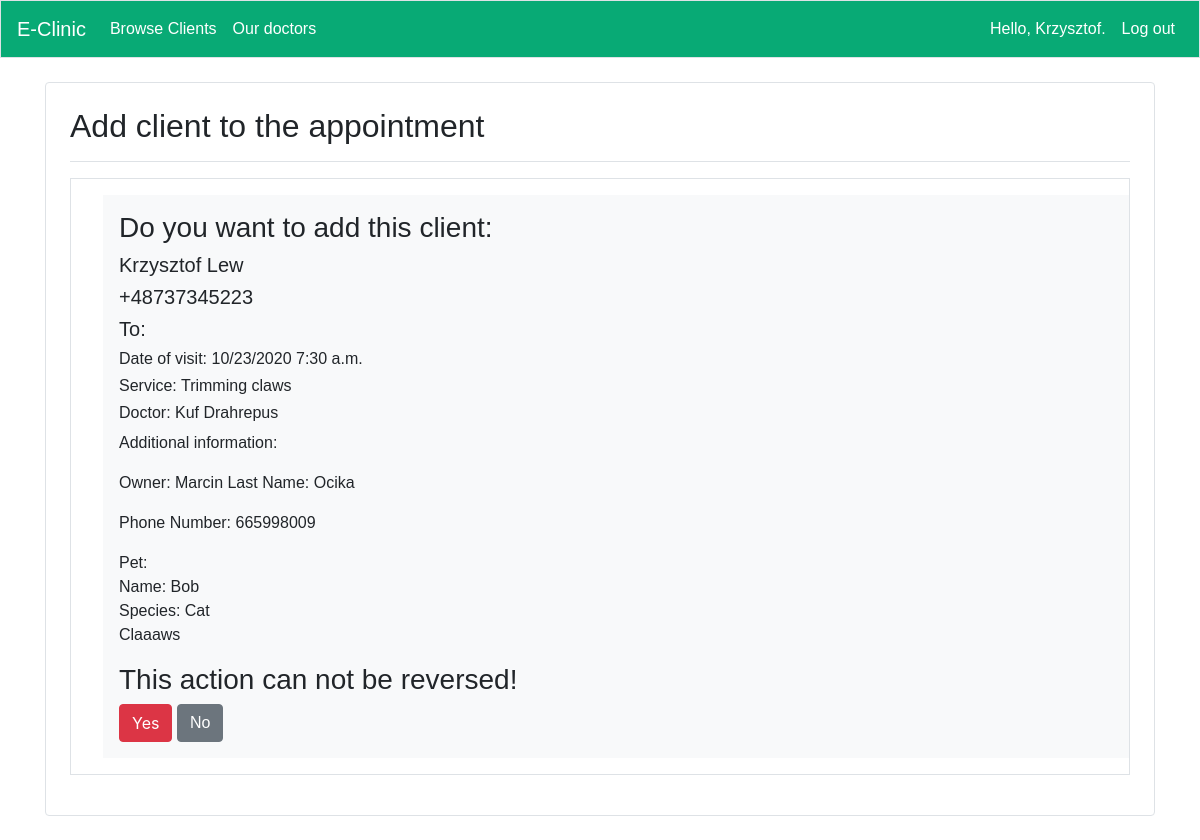
/add_client_appointment_f/16/client/1/ (signed in), run on the app's committed database.
### user/models.py (models this page shows, shortened)
class Profile(models.Model):
    user = models.OneToOneField(User,default=None, null=True, on_delete=models.CASCADE)
    phone_number = models.CharField(verbose_name=_lazy('phone_number'),
                                    max_length=15,
                                    blank=True,
                                    null=True,)
    city = models.CharField(verbose_name=_lazy('city'),
                            max_length=100,
                            blank=True,
                            null=True,)
    birth_date = models.DateField(null=True, blank=True)

class Service(models.Model):
    name = models.CharField(verbose_name=_lazy('service'),max_length=200, null=True)
    duration = models.DurationField(verbose_name=_lazy('duration'),null=True)
    admin_only = models.BooleanField(null=True,verbose_name=_lazy('staff only'))
    class Meta:
        verbose_name_plural = 'Services'
    def __str__(self):
        return f"{self.name}"

class Doctor(models.Model):
    profile = models.OneToOneField(Profile,verbose_name=_lazy('profile'),default=None, on_delete=models.CASCADE)
    speciality = models.CharField(verbose_name=_lazy('speciality'),max_length=50)
    image = models.ImageField(upload_to='static/profile_images', blank=True)
    services = models.ManyToManyField(Service,verbose_name=_lazy('services'))
    class Meta:
        verbose_name_plural = 'Doctors'
    def __str__(self):
        return f"{self.profile.user.first_name} {self.profile.user.last_name}"

### app/models.py (models this page shows, shortened)
class Appointment(models.Model):
    client = models.ForeignKey(User,verbose_name=_lazy('client'),null=True, default=None, on_delete=models.CASCADE)
    animal = models.ForeignKey(Animal,verbose_name=_lazy('animal'), on_delete=models.CASCADE,blank=True,null=True)
    slot = models.ForeignKey('user.Slot',verbose_name=_lazy('slot'), null=True, on_delete=models.SET_NULL)
    service = models.ForeignKey('user.Service',verbose_name=_lazy('service'), null=True, on_delete=models.SET_NULL)
    doctor = models.ForeignKey('user.Doctor',verbose_name=_lazy('doctor'), null=True, on_delete=models.SET_NULL)
    date = models.DateField(verbose_name=_lazy('date'),null=True)
    start_time = models.TimeField(verbose_name=_lazy('start time'),null=True)
    information = models.TextField(verbose_name=_lazy('information'),null=True,blank=True)
    class Meta:
        verbose_name_plural = 'Appointments'

### app/decorators.py (the view)
		def wrapper_func(request, *args, **kwargs):
			group = None
			if request.user.groups.exists():
				group = request.user.groups.all()[0].name
			if group in allowed_roles:
				return view_func(request, *args, **kwargs)
			else:
				return HttpResponse('You are not authorized to view this page')

### app/templatetags/user_tags.py (called while the page is built)
@register.filter(name='has_group')
def has_group(user, group_name):
    group = Group.objects.filter(name=group_name)
    if group:
        group = group.first()
        return group in user.groups.all()
    else:
        return False

### app/views.py (called while the page is built)
@staff_member_required(login_url='app:index')
@allowed_users(allowed_roles=['Admin'])
def add_client_appointment_f(request,appointment_id,client_id):
    appointment = Appointment.objects.get(id=appointment_id)
    client = User.objects.get(id=client_id)
    if request.method=='POST':
        appointment.client = client
        appointment.save()
        messages.success(request,_("Client has been added to the appointment"))
        return redirect('app:appointment',appointment_id=appointment_id)
    context = {'appointment':appointment,'client':client}
    return render(request,'app/add_client_appointment_f.html', context)

### app/templates/app/add_client_appointment_f.html (shortened to what this page needs)
{% extends "app/base.html" %}
{% load i18n %}
{% block page_header %}
<h2>{% trans "Add client to the appointment"%}</h2>
{% endblock page_header %}
{%  block content%}
<div class="container p-3 my-3 border">
    <div class="container p-3 mx-3 bg-light text-black">
    <form method="POST">
            <h3>{% trans "Do you want to add this client"%}:</h3>
            <h5>{{client.first_name}} {{client.last_name}}</h5>
            <h5>{{client.profile.phone_number}}</h5>
            <h5>{% trans "To"%}:</h3>
            <h6>{% trans "Date of visit"%}: {{appointment.date|date:"SHORT_DATE_FORMAT"}} {{appointment.start_time}}</h6>
            <h6>{% trans "Service"%}: {{appointment.service}}</h6>
            <h6>{% trans "Doctor"%}: {{appointment.doctor}}</h6>
            <p>{% trans "Additional information"%}: {{appointment.information|linebreaks}}</p>
        <h3>{% trans "This action can not be reversed!"%}</h3>
        <button type="submit" class="btn btn-danger">{% trans "Yes"%}</button>
        <a class="btn btn-secondary" href="{% url 'app:add_client_appointment' appointment.id %}">{% trans "No"%}</a>
    </form>
</div>
{% endblock content %}

### app/templates/app/base.html (shortened to what this page needs)
<!doctype html>
<html lang="en">
  <head>
    {% load bootstrap4 %}
    {% load i18n %}
    {% load user_tags %}
    {% load static %}
    {% bootstrap_css%}
    <link rel="stylesheet" type="text/css" href="{% static 'css/base.css' %}">
  </head>
  <body>
    <nav class="navbar navbar-custom navbar-expand-md navbar-light  mb-4 border">
      <a class="navbar-brand" href="{% url 'app:index'%}">
          E-Clinic</a>
      <div class="collapse navbar-collapse" id="navbarCollapse">
        <ul class="navbar-nav mr-auto" id="links">
          {% if request.user.is_active and request.user.is_staff %}
            {% if request.user|has_group:"Admin" %}
            <li class="nav-item"><a class="nav-link" href="{% url 'app:browse_clients' %}">{% trans "Browse Clients" %}</a></li>
            {% endif %}
          {% else %}
          {% if user.is_authenticated%}
          <li class="nav-item"><a class="nav-link" href="{% url 'app:animals'%}">{% trans "My pets" %}</a></li>
          <li class="nav-item"><a class="nav-link" href="{% url 'app:my_appointments'%}">{% trans "My appointments" %}</a></li>
          {% endif %}
          {%endif%}
          <li class="nav-item"><a class="nav-link" href="{% url 'app:doctors'%}">{% trans "Our doctors" %}</a></li>
        </ul>
        <ul class="navbar-nav ml-auto" id="links">
          {% if user.is_authenticated %}
            <li class="nav-item">
              <a class="nav-link" href="{% url 'user:profile' %}">{% trans "Hello,"%} {{ user.first_name }}.</a>
            </li>
            <li class="nav-item">
              <a class="nav-link" href="{% url 'user:logout' %}">{% trans "Log out" %}</a>
            </li>
          {% else %}
            <li class="nav-item">
              <a class="nav-link" href="{% url 'user:register' %}">{% trans "Register" %}</a>
            </li>
            <li class="nav-item">
              <a class="nav-link" href="{% url 'user:login' %}">{% trans "Log in" %}</a></li>
          {% endif %}
        </ul>
      </div>
    </nav>
    <main class="container">
      <div class="container p-4 my-4  text-black border rounded position-relative">
      <div class="pb-2 mb-2 border-bottom">
        {% block page_header %}{% endblock page_header %}
      </div>
      <div>
        {% block content %}{% endblock content %}
      </div>
    </div>
    </main>
  </body>
</html>

### static/css/base.css (style rules this page uses)
p { font-family: 'arial'; }
h2 { font-family: 'arial'; }
h3 { font-family: 'arial'; }
h5 { font-family: 'arial'; }
h6 { font-family: 'arial'; }
a { font-family :'arial'; }
.navbar-custom { background-color: #08aa75; }
.navbar-custom .navbar-brand, .navbar-custom .navbar-text { font-family :'arial'; color:white; }
#links a { font-family: 'arial'; color:white; }

### data on the page
Appointment: date "10/23/2020", start_time "7:30 a.m.", service "Trimming claws", doctor "Kuf Drahrepus", information "Owner: Marcin Last Name: Ocika Phone Number: 665998009 Pet: Name: Bob Species: Cat Claaaws"

### other printed values
{{ user.first_name }} "Krzysztof"
{{ client.first_name }} "Krzysztof"
{{ client.last_name }} "Lew"
{{ client.profile.phone_number }} "+48737345223"
